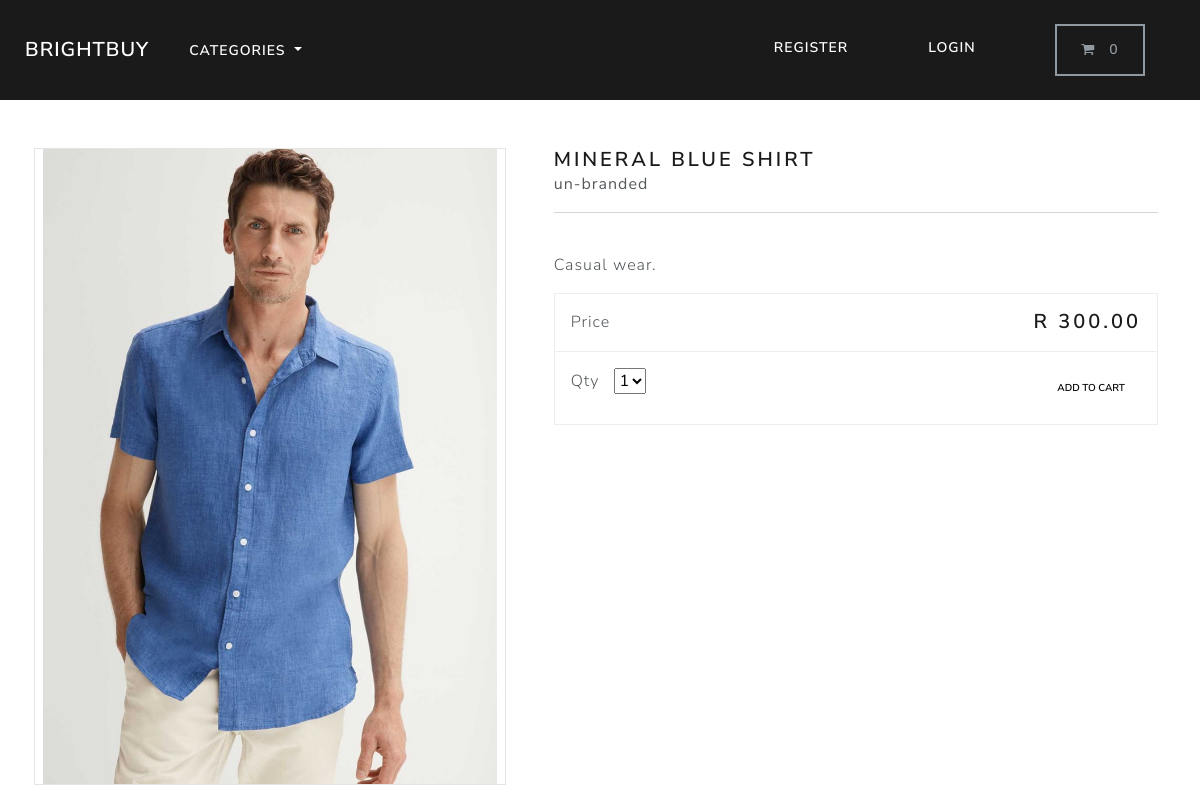
The app's page /product/mineral-blue-shirt/ with its own data.
### store/models.py (models this page shows, shortened)
class Product(models.Model):
    category = models.ForeignKey(Category, related_name='product', on_delete=models.CASCADE, null=True)
    title = models.CharField(max_length=250)
    brand = models.CharField(max_length=250, default='un-branded')
    description = models.TextField(blank=True)
    slug = models.SlugField(max_length=255)
    price = models.DecimalField(max_digits=6,decimal_places=2)
    image = models.ImageField(upload_to='images/')
    class Meta:
        verbose_name_plural = 'products'

### store/views.py (the view)
# urls.py: path('product/<slug:slug>/',views.product_info,name='product-info'),
def product_info(request,slug):
    product = get_object_or_404(Product, slug= slug)
    context = {'product': product}
    return render(request, 'store/product-info.html', context)

### cart/cart.py (called while the page is built)
    def __len__(self):
        return sum(item['qty'] for item in self.cart.values() )

### cart/context_processor.py (called while the page is built)
def cart(request):
    return{'cart':Cart(request)}

### store/models.py (called while the page is built)
    def get_absolute_url(self):
        return reverse("list-category", args=[self.slug])

### store/views.py (called while the page is built)
def categories(request):
    all_categories = Category.objects.all()
    return{'all_categories':all_categories}

### store/templates/store/product-info.html (shortened to what this page needs)
{% extends "./base.html" %}
{% load static %}
{% block content %}
<div class="container">
    <main class="pt-5">
        <div class="row g-3">
            <div class="col-md-5 col-lg-5 order-md-first bg-light">
                <img class="img-fluid mx-auto d-block" alt="Responsive image" src="{{product.image.url}}">
            </div>
            <div class="col-md-7 col-lg-7 ps-md-3 ps-lg-5">
                <h1 class="mb-0 h4">{{product.title}}</h1>
                <strong>{{product.brand}}</strong>
                <hr>
                <br>
                <p> {{product.description}} </p>
                <div class="border">
                    <div class="col border-bottom">
                        <div class="row p-3">
                            <div class="col-6"> Price </div>
                            <div class="col-6 text-end"><span class="h4 fw-bold">R {{product.price}} </span></div>
                        </div>
                    </div>
                    <div class="col">
                        <div class="row p-3">
                            <div class="col-6">
                                <label for="select">Qty</label>
                                <select id="select">
                                    <option value="1">1</option>
                                </select>
                            </div>
                            <div class="col-6 text-end">
                                <button type="button" id="submit-add-button" value="{{product.id}}" class="btn btn-secondary btn-sm">
                                Add to cart
                                </button>
                            </div>
                        </div>
                    </div>
                </div>
            </div>
        </div>
    </main>
    <br>
</div>
{% endblock %}

### records on screen
Product: image (picture), title "MINERAL BLUE SHIRT", brand "un-branded", description "Casual wear.", price "300.00"
